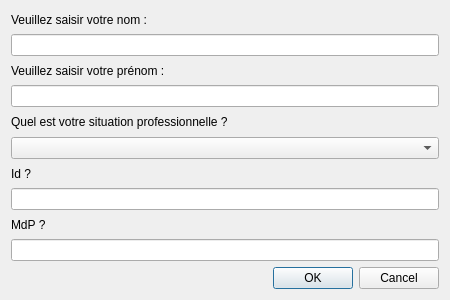
<?xml version="1.0" encoding="UTF-8"?>
<ui version="4.0">
 <class>AjouterPersonnelWindow</class>
 <widget class="QDialog" name="AjouterPersonnelWindow">
  <property name="geometry">
   <rect>
    <x>0</x>
    <y>0</y>
    <width>450</width>
    <height>300</height>
   </rect>
  </property>
  <property name="windowTitle">
   <string>Ajouter un personnel</string>
  </property>
  <property name="layoutDirection">
   <enum>Qt::LeftToRight</enum>
  </property>
  <layout class="QVBoxLayout" name="verticalLayout">
   <item>
    <layout class="QVBoxLayout" name="verticalLayout_2">
     <item>
      <widget class="QLabel" name="lab_Nom">
       <property name="text">
        <string>Veuillez saisir votre nom :</string>
       </property>
      </widget>
     </item>
     <item>
      <widget class="QLineEdit" name="edit_Nom">
       <property name="text">
        <string/>
       </property>
      </widget>
     </item>
     <item>
      <widget class="QLabel" name="lab_Prenom">
       <property name="text">
        <string>Veuillez saisir votre prénom :</string>
       </property>
      </widget>
     </item>
     <item>
      <widget class="QLineEdit" name="edit_Prenom"/>
     </item>
     <item>
      <widget class="QLabel" name="lab_Sit">
       <property name="text">
        <string>Quel est votre situation professionnelle ?</string>
       </property>
      </widget>
     </item>
     <item>
      <widget class="QComboBox" name="edit_Sit"/>
     </item>
     <item>
      <widget class="QLabel" name="lab_Id">
       <property name="text">
        <string>Id ?</string>
       </property>
      </widget>
     </item>
     <item>
      <widget class="QLineEdit" name="edit_Id"/>
     </item>
     <item>
      <widget class="QLabel" name="lab_MdP">
       <property name="text">
        <string>MdP ?</string>
       </property>
      </widget>
     </item>
     <item>
      <widget class="QLineEdit" name="edit_MdP"/>
     </item>
     <item>
      <widget class="QDialogButtonBox" name="QDialog_btn_ValiderAjoutPersonnel">
       <property name="orientation">
        <enum>Qt::Horizontal</enum>
       </property>
       <property name="standardButtons">
        <set>QDialogButtonBox::Cancel|QDialogButtonBox::Ok</set>
       </property>
      </widget>
     </item>
    </layout>
   </item>
  </layout>
 </widget>
 <resources/>
 <connections>
  <connection>
   <sender>QDialog_btn_ValiderAjoutPersonnel</sender>
   <signal>accepted()</signal>
   <receiver>AjouterPersonnelWindow</receiver>
   <slot>accept()</slot>
   <hints>
    <hint type="sourcelabel">
     <x>248</x>
     <y>254</y>
    </hint>
    <hint type="destinationlabel">
     <x>157</x>
     <y>274</y>
    </hint>
   </hints>
  </connection>
  <connection>
   <sender>QDialog_btn_ValiderAjoutPersonnel</sender>
   <signal>rejected()</signal>
   <receiver>AjouterPersonnelWindow</receiver>
   <slot>reject()</slot>
   <hints>
    <hint type="sourcelabel">
     <x>316</x>
     <y>260</y>
    </hint>
    <hint type="destinationlabel">
     <x>286</x>
     <y>274</y>
    </hint>
   </hints>
  </connection>
 </connections>
</ui>
